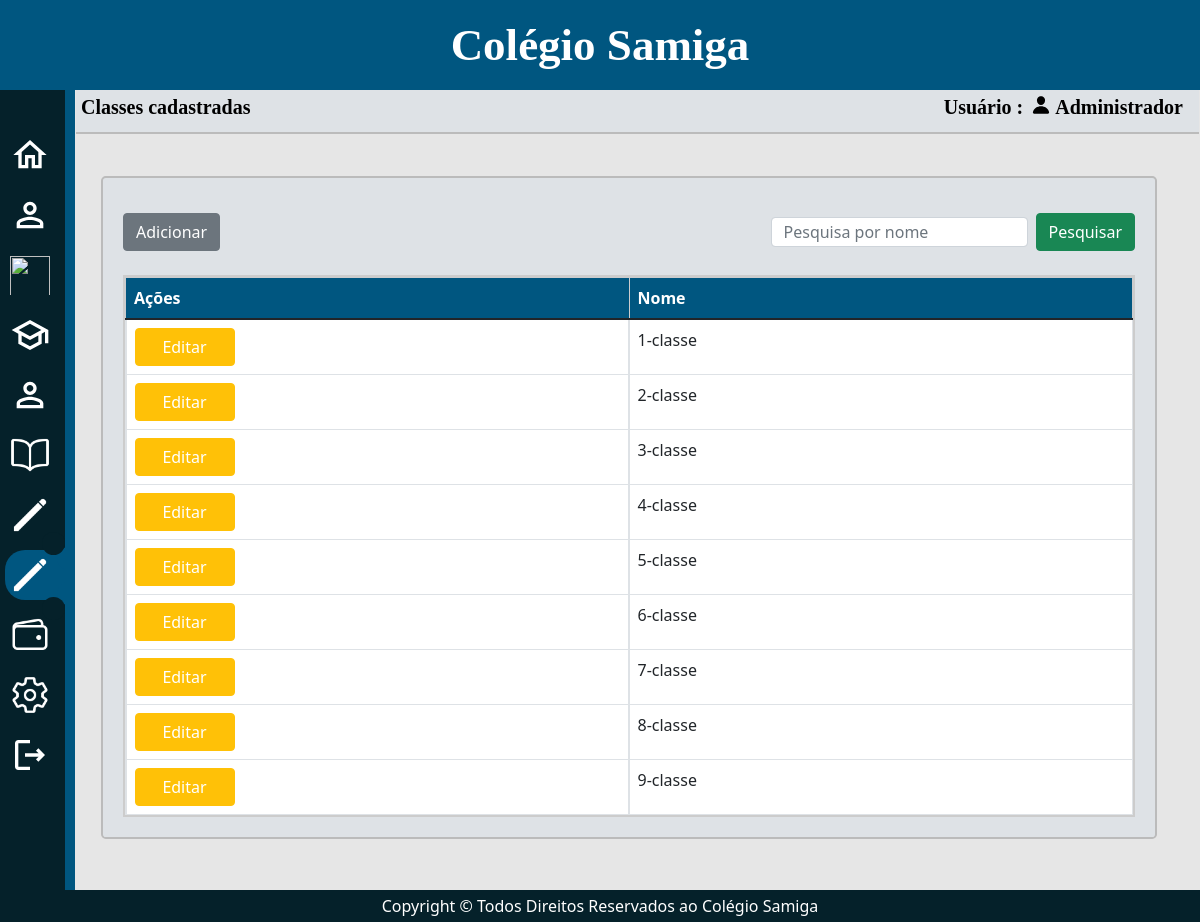
/menu-classes.php (signed in), run on the app's committed database.
### tables this page shows
CREATE TABLE `sg_classe` (
  `id_c` int NOT NULL AUTO_INCREMENT,
  `nome_c` varchar(40) DEFAULT NULL,
  PRIMARY KEY (`id_c`)
);

### menu-classes.php (the view, shortened to what this page needs)
<?php
require_once "conexao.php";
$sql_classe = "SELECT * FROM sg_classe order by nome_c";
$res_classe = mysqli_query($conexao,$sql_classe);
?>
<!DOCTYPE html>
<html>
<head>
<?php require_once "head.php";  ?>
</head>
<body>
  <div class="divsuperior">
    <h1>Colégio Samiga</h1>
    </div>
  <div class="divsuperior2">
    <div class="divflex">
    <div>
      <h5>Classes cadastradas</h5>
    </div>
    <div class="d-flex">
      <h5 class="me-2">Usuário :</h5>
      <img class="me-1" src="img/person.svg" id="IMG">
      <h5 class="me-3">Administrador</h5>
    </div>
    </div>
  </div>
<div class="navegacao">
<ul>
  <li class="list">
    <a href="menu-home.php">
      <span class="icon"><img src="img/home_white_24dp.svg"></span>
      <span class="title">HOME</span>
    </a>
  </li>
  <li class="list">
    <a href="menu-professores.php">
      <span class="icon"><img src="img/perm_identity_white_24dp.svg"></span>
      <span class="title">Professores</span>
    </a>
  </li>
  <li class="list">
    <a href="menu-Encarregados.php">
      <span class="icon"><img src="img/escalator_warning_white_24dp.svg"></span>
      <span class="title">Encarregados</span>
    </a>
  </li>
  <li class="list">
    <a href="menu-alunos.php">
      <span class="icon"><img src="img/school_white_24dp.svg"></span>
      <span class="title">Alunos</span>
    </a>
  </li>
  <li class="list">
    <a href="menu-usuarios.php">
      <span class="icon"><img src="img/perm_identity_white_24dp.svg"></span>
      <span class="title">Usuarios</span>
    </a>
  </li>
  <li class="list">
    <a href="menu-disciplinas.php">
      <span class="icon"><img src="img/livro.png"></span>
      <span class="title">Disciplinas</span>
    </a>
  </li>
  <li class="list">
    <a href="menu-turmas.php">
      <span class="icon"><img src="img/edit.png"></span>
      <span class="title">Turmas</span>
    </a>
  </li>
  <li class="list active">
    <a href="menu-classes.php">
      <span class="icon"><img src="img/edit.png"></span>
      <span class="title">Classes</span>
    </a>
  </li>
  <li class="list">
     <a href="menu-gerenciar.php">
      <span class="icon"><img src="img/gerenciar.png"></span>
      <span class="title">Gerenciamento</span>
    </a>
  </li>
  <li class="list">
     <a href="menu-configurar.php">
      <span class="icon"><img src="img/settings.png"></span>
      <span class="title">Alterar-senha</span>
    </a>
  </li>
  <li class="list">
    <a href="logoult.php">
      <span class="icon"><img src="img/logout_white_24dp.svg"></span>
      <span class="title">Sair</span>
    </a>
  </li>
</ul>
</div>
<div class="rounded-3" id="divm">
<div id="divflex">
    <a href="classe-cadastro.php" type="button" id="adicionar" class="btn btn-secondary">Adicionar</a>
<form action="" method="post">
  <div id="btn-pesquisar">
    <input type="text" class="form-control me-2" name="txtpesquisar" placeholder="Pesquisa por nome"><button id="btn-p" type="submit" class="btn btn-success" name="btn-pesquisa">Pesquisar</button>
  </div>
</form>
</div>
<div class="table-responsive" id="tabdados">
<table class="table table-hover table-bordered" id="table">
  <thead class="table-secondary" id="theader">
    <tr>
      <th scope="col">Ações</th>
      <th scope="col">Nome</th>
    </tr>
  </thead>
  <tbody>
      <?php
         if(mysqli_num_rows($res_classe) > 0){
           while($l_classe = mysqli_fetch_assoc($res_classe)) { ?>
     <tr id="tr">
      <td id="editar">
        <form action="classe-editar.php" method="post">
          <button id="editar1" type="submit" class="btn btn-warning">Editar</button>
        </form>
      </td>
      <td class="w-50"><?php echo $l_classe['nome_c']; ?></td>
    </tr>
  <?php } ?>
  </tbody>
</table>
<?php
 }
?>
</div>
</div>
<?php require_once "footer.php";  ?>
</body>
</html>

### css/estilo.css (style rules this page uses)
* { margin:0; padding: 0; box-sizing:border-box; }
img { width:100%; height:100%; }
#IMG { width:20px; height:20px; }
body { background-color:rgb(230,230,230); }
.divsuperior { background-color: rgb(0,86,128); width: 100%; height: 90px; margin:0; }
.divsuperior h1 { text-align: center; line-height: 90px; font-size: 45px; font-weight:bold; color: #fff; font-family:Bahnschrift Light; }
.divsuperior2 { position: absolute; top: 90px; left: 76px; background-color: #dee2e6; width: calc(100% - 77px); padding: 5px 0px 5px 5px; border-bottom: 2px solid #bbb; }
.divflex { position: relative; display: flex; justify-content: space-between; }
.divsuperior2 h5 { font-weight: bold; font-size: 20px; font-family:Bahnschrift Light; color: #000; }
.navegacao { display: block; float: left; height: 800px; position:relative; background-color:#05212A; width: 65px; box-shadow: 10px 0 0 rgb(0,86,128); overflow-x:hidden; transition:0.3s; z-index: 10; }
.navegacao ul { position:absolute; top:0; left:0; width:100%; margin:0; padding:40px 0px 0px 5px; }
.navegacao ul li { position:relative; width:100%; list-style:none; border-radius: 20px 0px 0px 20px; padding: 5px; }
.navegacao ul li a { display: flex; position:relative; width:100%; text-decoration:none; color:#fff; }
.navegacao ul li a .icon { position:relative; display: block; min-width:40px; height:40px; text-align:center; line-height:70px; }
.navegacao ul li a .icon img { position:relative; display: block; font-size:1rem; }
.navegacao ul li a .title { position:relative; display:block; padding-left:17px; height:40px; line-height:40px; white-space: nowrap; }
.navegacao ul li.list { margin-bottom:10px; }
.navegacao ul li.active { background-color:rgb(0,86,128); }
.navegacao ul li.active a::before { content: ''; position:absolute; top:-23px; right:-5px; width:23px; height:23px; background-color: #05212a; border-radius:50%; box-shadow: 15px 15px 0px rgb(0,86,128); }
.navegacao ul li.active a::after { content: ''; position:absolute; bottom:-25px; right:-5px; width:23px; height:23px; background-color: #05212a; border-radius:50%; box-shadow: 15px -15px 0px rgb(0,86,128); }
#table { margin: 0px; }
#divm { position: absolute; top: calc(5% + 100px); left: calc(3% + 65px); padding: 20px; margin:30px 0px; background-color: #dee2e6; width: 88%; border:2px solid #bbb; }
#theader { position: sticky; top: 0; left: 0; }
#theader tr th { background-color: rgb(0,86,128); color: white; }
#divm tbody { background-color: #fff; }
#editar { display: flex; gap:0px 8px; color: #fff; }
#editar1,#editar2 { width: 100px; color: white; }
#tabdados { border:2px solid #ccc; max-height: 542px; }
#divflex { display: flex; justify-content: space-between; margin:15px 0px 24px 0px; }
#btn-pesquisar { display: flex; align-items: center; }
#btn-pesquisar input { height: 30px; }

### data on the page
sg_classe: nome_c "1-classe"
sg_classe: nome_c "2-classe"
sg_classe: nome_c "3-classe"
sg_classe: nome_c "4-classe"
sg_classe: nome_c "5-classe"
sg_classe: nome_c "6-classe"
sg_classe: nome_c "7-classe"
sg_classe: nome_c "8-classe"
sg_classe: nome_c "9-classe"
